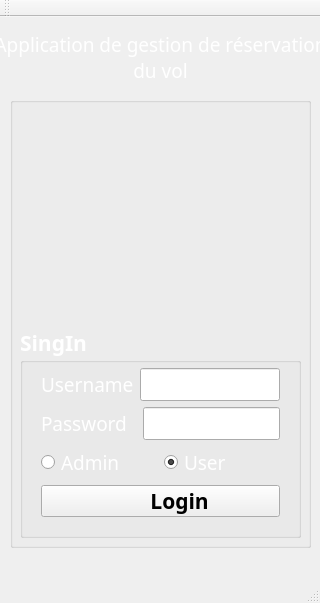
<?xml version="1.0" encoding="UTF-8"?>
<ui version="4.0">
 <class>MainWindow</class>
 <widget class="QMainWindow" name="MainWindow">
  <property name="geometry">
   <rect>
    <x>0</x>
    <y>0</y>
    <width>320</width>
    <height>603</height>
   </rect>
  </property>
  <property name="windowTitle">
   <string>MainWindow</string>
  </property>
  <property name="tabShape">
   <enum>QTabWidget::Rounded</enum>
  </property>
  <widget class="QWidget" name="centralWidget">
   <widget class="QGroupBox" name="groupBox_2">
    <property name="geometry">
     <rect>
      <x>10</x>
      <y>80</y>
      <width>301</width>
      <height>451</height>
     </rect>
    </property>
    <property name="title">
     <string/>
    </property>
    <widget class="QGroupBox" name="groupBox">
     <property name="geometry">
      <rect>
       <x>10</x>
       <y>230</y>
       <width>281</width>
       <height>211</height>
      </rect>
     </property>
     <property name="palette">
      <palette>
       <active>
        <colorrole role="WindowText">
         <brush brushstyle="SolidPattern">
          <color alpha="255">
           <red>255</red>
           <green>255</green>
           <blue>255</blue>
          </color>
         </brush>
        </colorrole>
       </active>
       <inactive>
        <colorrole role="WindowText">
         <brush brushstyle="SolidPattern">
          <color alpha="255">
           <red>255</red>
           <green>255</green>
           <blue>255</blue>
          </color>
         </brush>
        </colorrole>
       </inactive>
       <disabled>
        <colorrole role="WindowText">
         <brush brushstyle="SolidPattern">
          <color alpha="255">
           <red>120</red>
           <green>120</green>
           <blue>120</blue>
          </color>
         </brush>
        </colorrole>
       </disabled>
      </palette>
     </property>
     <property name="font">
      <font>
       <family>Goudy Old Style</family>
       <pointsize>16</pointsize>
       <weight>75</weight>
       <bold>true</bold>
      </font>
     </property>
     <property name="title">
      <string>SingIn</string>
     </property>
     <property name="flat">
      <bool>false</bool>
     </property>
     <property name="checkable">
      <bool>false</bool>
     </property>
     <widget class="QWidget" name="layoutWidget">
      <property name="geometry">
       <rect>
        <x>10</x>
        <y>30</y>
        <width>261</width>
        <height>171</height>
       </rect>
      </property>
      <layout class="QVBoxLayout" name="verticalLayout">
       <item>
        <layout class="QHBoxLayout" name="horizontalLayout_2">
         <item>
          <widget class="QLabel" name="label">
           <property name="font">
            <font>
             <pointsize>14</pointsize>
             <weight>50</weight>
             <bold>false</bold>
            </font>
           </property>
           <property name="text">
            <string>Username</string>
           </property>
          </widget>
         </item>
         <item>
          <widget class="QLineEdit" name="lineEdit_username">
           <property name="autoFillBackground">
            <bool>false</bool>
           </property>
           <property name="frame">
            <bool>true</bool>
           </property>
          </widget>
         </item>
        </layout>
       </item>
       <item>
        <layout class="QHBoxLayout" name="horizontalLayout">
         <item>
          <widget class="QLabel" name="label_2">
           <property name="font">
            <font>
             <pointsize>14</pointsize>
             <weight>50</weight>
             <bold>false</bold>
            </font>
           </property>
           <property name="text">
            <string>Password  </string>
           </property>
          </widget>
         </item>
         <item>
          <widget class="QLineEdit" name="lineEdit_password">
           <property name="echoMode">
            <enum>QLineEdit::Password</enum>
           </property>
          </widget>
         </item>
        </layout>
       </item>
       <item>
        <layout class="QHBoxLayout" name="horizontalLayout_3">
         <item>
          <widget class="QRadioButton" name="radioButton">
           <property name="font">
            <font>
             <pointsize>14</pointsize>
             <weight>50</weight>
             <bold>false</bold>
            </font>
           </property>
           <property name="text">
            <string>Admin</string>
           </property>
           <property name="checked">
            <bool>false</bool>
           </property>
          </widget>
         </item>
         <item>
          <widget class="QRadioButton" name="radioButton_2">
           <property name="font">
            <font>
             <pointsize>14</pointsize>
             <weight>50</weight>
             <bold>false</bold>
            </font>
           </property>
           <property name="text">
            <string>User</string>
           </property>
           <property name="checked">
            <bool>true</bool>
           </property>
          </widget>
         </item>
        </layout>
       </item>
       <item>
        <widget class="QPushButton" name="pushButton_login">
         <property name="font">
          <font>
           <pointsize>16</pointsize>
          </font>
         </property>
         <property name="text">
          <string>       Login</string>
         </property>
         <property name="icon">
          <iconset>
           <normaloff>Data/Pictures/272456.png</normaloff>Data/Pictures/272456.png</iconset>
         </property>
         <property name="iconSize">
          <size>
           <width>40</width>
           <height>45</height>
          </size>
         </property>
        </widget>
       </item>
      </layout>
     </widget>
    </widget>
    <widget class="QLabel" name="label_pic">
     <property name="geometry">
      <rect>
       <x>10</x>
       <y>20</y>
       <width>281</width>
       <height>191</height>
      </rect>
     </property>
     <property name="font">
      <font>
       <stylestrategy>PreferAntialias</stylestrategy>
      </font>
     </property>
     <property name="text">
      <string/>
     </property>
     <property name="alignment">
      <set>Qt::AlignCenter</set>
     </property>
    </widget>
    <zorder>label_pic</zorder>
    <zorder>groupBox</zorder>
   </widget>
   <widget class="QLabel" name="label_background">
    <property name="geometry">
     <rect>
      <x>0</x>
      <y>-10</y>
      <width>481</width>
      <height>571</height>
     </rect>
    </property>
    <property name="text">
     <string/>
    </property>
   </widget>
   <widget class="QLabel" name="label_3">
    <property name="geometry">
     <rect>
      <x>0</x>
      <y>20</y>
      <width>321</width>
      <height>41</height>
     </rect>
    </property>
    <property name="palette">
     <palette>
      <active>
       <colorrole role="WindowText">
        <brush brushstyle="SolidPattern">
         <color alpha="255">
          <red>255</red>
          <green>255</green>
          <blue>255</blue>
         </color>
        </brush>
       </colorrole>
      </active>
      <inactive>
       <colorrole role="WindowText">
        <brush brushstyle="SolidPattern">
         <color alpha="255">
          <red>255</red>
          <green>255</green>
          <blue>255</blue>
         </color>
        </brush>
       </colorrole>
      </inactive>
      <disabled>
       <colorrole role="WindowText">
        <brush brushstyle="SolidPattern">
         <color alpha="255">
          <red>120</red>
          <green>120</green>
          <blue>120</blue>
         </color>
        </brush>
       </colorrole>
      </disabled>
     </palette>
    </property>
    <property name="font">
     <font>
      <family>Segoe UI Light</family>
      <pointsize>14</pointsize>
      <weight>50</weight>
      <italic>false</italic>
      <bold>false</bold>
      <underline>false</underline>
      <strikeout>false</strikeout>
      <kerning>true</kerning>
     </font>
    </property>
    <property name="text">
     <string>Application de gestion de réservation
du vol</string>
    </property>
    <property name="alignment">
     <set>Qt::AlignCenter</set>
    </property>
   </widget>
   <zorder>label_background</zorder>
   <zorder>groupBox_2</zorder>
   <zorder>label_3</zorder>
  </widget>
  <widget class="QMenuBar" name="menuBar">
   <property name="geometry">
    <rect>
     <x>0</x>
     <y>0</y>
     <width>320</width>
     <height>21</height>
    </rect>
   </property>
  </widget>
  <widget class="QToolBar" name="mainToolBar">
   <attribute name="toolBarArea">
    <enum>TopToolBarArea</enum>
   </attribute>
   <attribute name="toolBarBreak">
    <bool>false</bool>
   </attribute>
  </widget>
  <widget class="QStatusBar" name="statusBar"/>
 </widget>
 <layoutdefault spacing="6" margin="11"/>
 <resources/>
 <connections/>
</ui>
